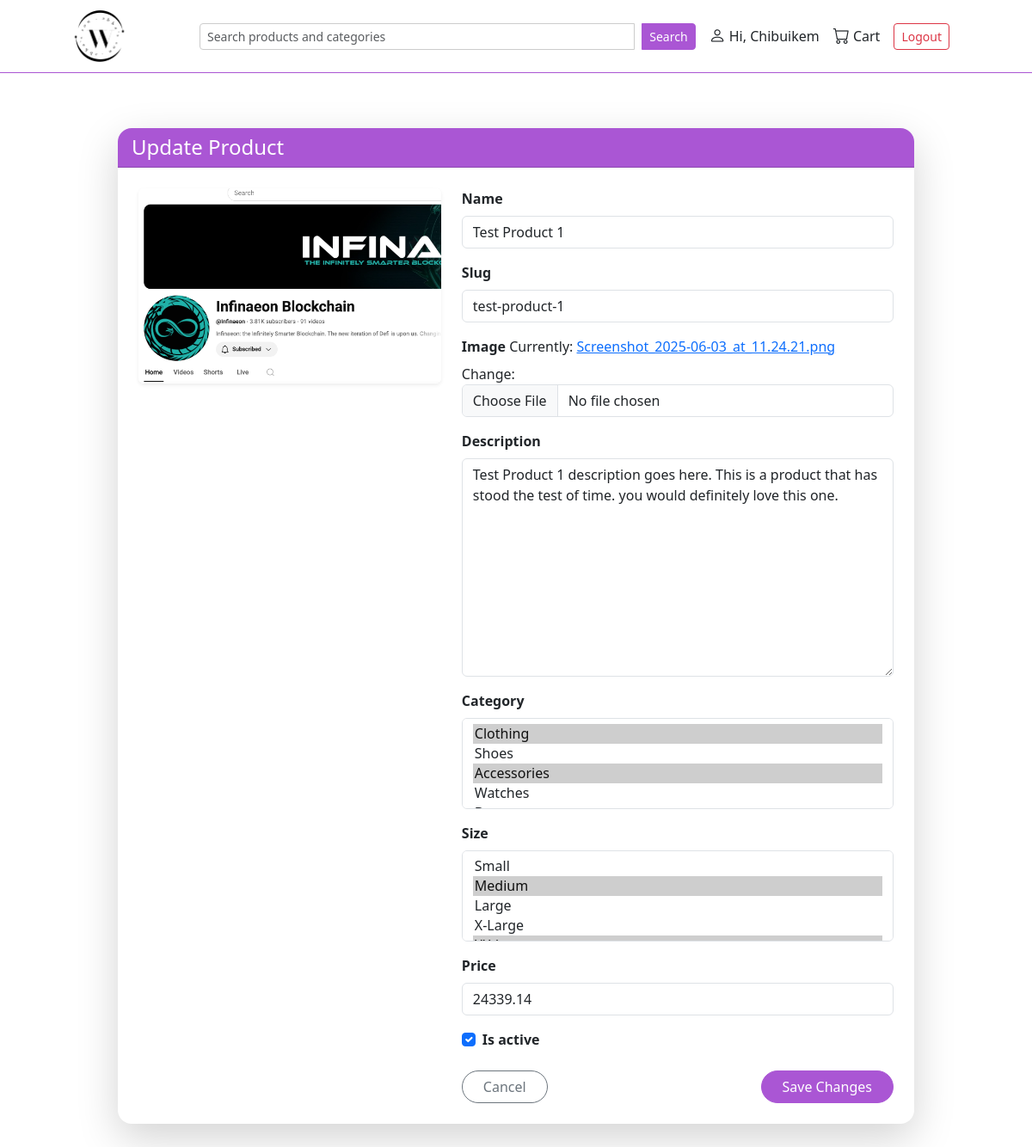
Page /cart/edit_product/1 (signed in) on the committed database.
### user/models.py (models this page shows, shortened)
class CustomUser(AbstractUser):
    phone = PhoneNumberField(region='NG', blank=True, null=True) # type: ignore

### catalogue/models.py (models this page shows, shortened)
class Product(models.Model):
    name = models.CharField(max_length=100)
    slug = models.SlugField()
    description = models.TextField()
    category = models.ManyToManyField(Category, blank=True, related_name='product')
    price = models.DecimalField(max_digits=8, decimal_places=2)
    size = models.ManyToManyField(Size, blank=True, related_name='sizes')
    image = models.ImageField(upload_to='products/', default='products/images.png')
    product_type = models.ForeignKey(ProductType, on_delete=models.CASCADE, related_name='type', null=True)
    is_active = models.BooleanField()
    date_created = models.DateTimeField(auto_now_add=True)

class Size(models.Model):
    size = models.CharField()
    def __str__(self):
        return self.size

### catalogue/views.py (the view)
# urls.py: path('cart/edit_product/<int:id>', views.edit_product, name='edit_product'),
@login_required
def edit_product(request, id):
    product = get_object_or_404(Product, id=id)
    if request.method == 'POST':
        ep_form = EditProductForm(request.POST, request.FILES, instance=product)
        if ep_form.is_valid():
            ep_form.save()
            return redirect('store:edit_product', id=product.id) # type:ignore
    else:
            ep_form = EditProductForm(instance=product)
    return render(request, 'catalogue/edit_product.html', {'form': ep_form})

### catalogue/forms.py
class EditProductForm(forms.ModelForm): #type: ignore
    class Meta:
        model = Product
        fields = ("name", "slug", "image", "description", "category", "size", "price", "is_active")

### catalogue/models.py (called while the page is built)
    def __str__(self):
        return self.name

### catalogue/templates/catalogue/edit_product.html (shortened to what this page needs)
{% extends 'layout.html' %}
{% load widget_tweaks %}
{% block content %}
<div class="container py-5">
  <div class="row justify-content-center">
    <div class="col-md-10">
      <div class="card shadow-lg border-0 rounded-4">
        <div class="card-header bg-primary-custom text-white rounded-top-4">
          <h4 class="mb-0">Update Product</h4>
        </div>
        <div class="card-body p-4">
          <div class="row">
            <div class="col-md-5 text-center mb-4 mb-md-0">
              {% if form.instance.image %}
                <img src="{{ form.instance.image.url }}" alt="Current Image" class="img-fluid rounded shadow-sm" style="max-height: 300px;">
              {% else %}
                <div class="border p-5 rounded text-muted">No Image</div>
              {% endif %}
            </div>
            <div class="col-md-7">
              <form method="POST" enctype="multipart/form-data" class="needs-validation" novalidate>
               {% for field in form %}
                    {% if field.name == "is_active" %}
                        <div class="form-check mb-3">
                        <input class="form-check-input" type="checkbox" id="{{ field.id_for_label }}" name="{{ field.html_name }}" {% if field.value %}checked{% endif %}>
                        <label class="form-check-label fw-semibold" for="{{ field.id_for_label }}">
                            {{ field.label }}
                        </label>
                        </div>
                    {% else %}
                        <div class="mb-3">
                        <label for="{{ field.id_for_label }}" class="form-label fw-semibold">
                            {{ field.label }}
                        </label>
                        {{ field|add_class:"form-control" }}
                        </div>
                    {% endif %}
            {% endfor %}
                <div class="d-flex justify-content-between mt-4">
                  <a href="{% url 'store:store' %}" class="btn btn-outline-secondary rounded-pill px-4">
                    Cancel
                  </a>
                  <button type="submit" class="btn btn-primary-custom rounded-pill px-4">
                    Save Changes
                  </button>
                </div>
              </form>
            </div>
          </div>
        </div>
      </div>
    </div>
  </div>
</div>
{% endblock %}

### templates/layout.html (shortened to what this page needs)
{% load static %}
<!DOCTYPE html>
<html lang="en">
<head>
    <link rel="stylesheet" href="{% static 'css/bootstrap.min.css' %}">
    <link rel="stylesheet" href="https://cdn.jsdelivr.net/npm/bootstrap-icons@1.11.3/font/bootstrap-icons.css">
</head>
<body>
    <div class="topbar d-flex justify-content-between align-items-center sticky-top">
        <a href='{% url "store:store" %}'><div class="logo-space"></div></a>
        <form class="d-flex flex-grow-1 mx-3" method="GET" action=" {% url 'search' %} ">
          <input name="q" class="form-control form-control-sm search-input" type="search" placeholder="Search products and categories" style="max-width: 650px;">
          <button class="btn btn-sm btn-primary-custom ms-2 search-button" type="submit">Search</button>
      </form>
        <div class="d-flex align-items-center ms-auto">
          {% if user.is_authenticated %}
              <a href="{% url 'user:profile' %}" class="text-dark me-3 text-decoration-none d-flex align-items-center">
                  <i class="bi bi-person nav-icon me-1"></i> Hi, {{ user.first_name|default:"User" }}
              </a>
              <a href="{% url 'order:cart' %}" class="text-dark me-3 text-decoration-none d-flex align-items-center">
                  <i class="bi bi-cart nav-icon me-1"></i> Cart
              </a>
              <form method="POST" action="{% url 'user:logout' %}" class="mb-0">
                  <button class="btn btn-sm btn-outline-danger me-topbar-custom">Logout</button>
              </form>
          {% else %}
              <a href="{% url 'user:login' %}" class="btn btn-sm btn-primary-custom">Login</a>
          {% endif %}
      </div>
    </div>
    <div class="container-fluid mt-3">
        {% block content %}
        {% endblock %}
    </div>
</body>
</html>

### rows in the picture
CustomUser: first_name "Chibuikem"
Product: instance.image (picture), form "Test Product 1" "test-product-1" "Test Product 1 description goes here. This is a product that has stood the test of time. you would definitely love this one." "24339.14"
Size: form "Small / Medium ☑ / Large / X-Large"

### other values in the picture
{{ field.label }} "Name" "Slug" "Image" "Description" "Category" "Size" "Price"
{{ field.label }} "Is active"
